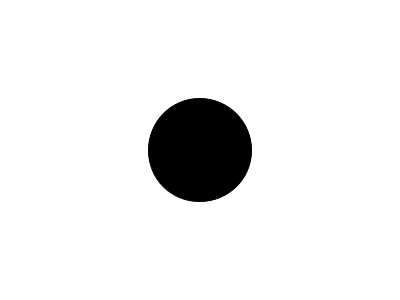
Frame 1 (no input)
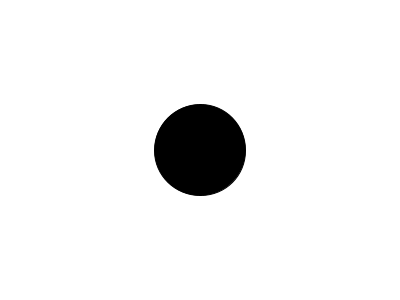
Frame 60 (the mouse pressed at the canvas centre just before this capture)
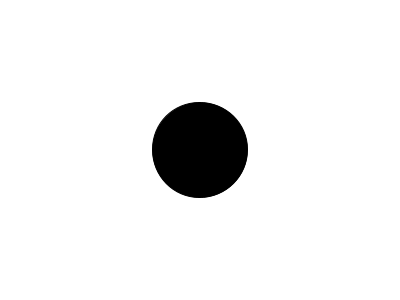
Frame 120 (the mouse held since frame 60 and released just before this capture)

The Processing sketch that drew these frames (run headless with seeded random() and noise(); from frame 60 on, the mouse is pressed at the canvas centre):

// Processing sketch: sketch_1_3_Gaussian_Distribution
// ── sketch_1_3_Gaussian_Distribution.pde
import java.util.Random;

Random generator;
void setup() {
  size(400, 300);
  generator = new Random();
}

void draw() {
  background(255);
  float h = (float) generator.nextGaussian();
  h = h * 10;
  h = h + 100;
  
  fill(0);
  ellipse(width/2, height/2, h, h);
}
